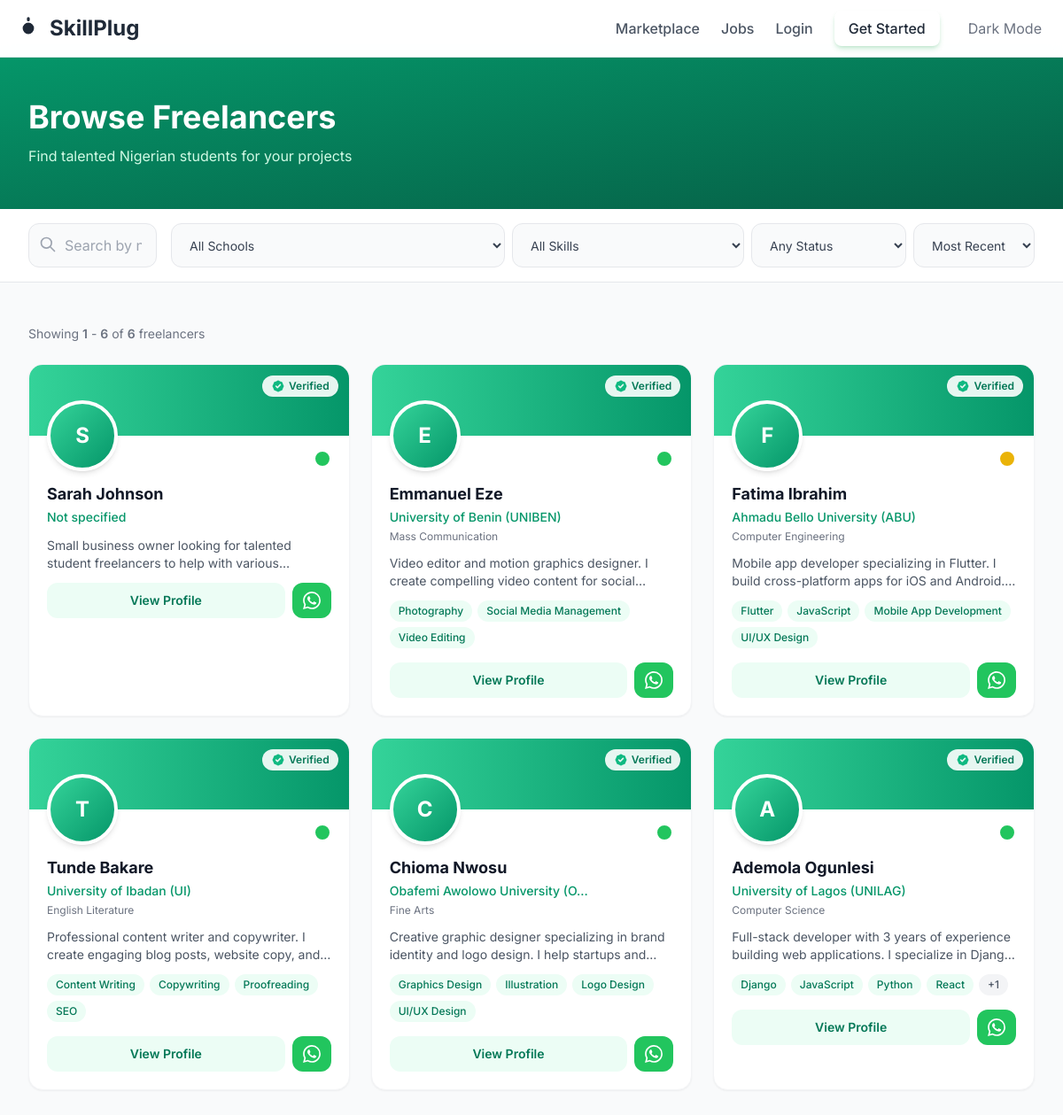
The app's page /marketplace/freelancers/ with its own data.
### apps/accounts/models.py (models this page shows, shortened)
class User(AbstractUser):
    ACCOUNT_TYPE_CHOICES = [
        ("student", "Student Freelancer"),
        ("client", "Client"),
        ("both", "Both"),
    ]
    AVAILABILITY_CHOICES = [
        ("available", "Available for Work"),
        ("busy", "Currently Busy"),
        ("not_available", "Not Available"),
    ]
    NIGERIAN_UNIVERSITIES = [
        ("unilag", "University of Lagos (UNILAG)"),
        ("ui", "University of Ibadan (UI)"),
        ("oau", "Obafemi Awolowo University (OAU)"),
        ("uniben", "University of Benin (UNIBEN)"),
        ("abu", "Ahmadu Bello University (ABU)"),
        ("unn", "University of Nigeria, Nsukka (UNN)"),
        ("lautech", "Ladoke Akintola University (LAUTECH)"),
        ("covenant", "Covenant University"),
        ("babcock", "Babcock University"),
        ("futa", "Federal University of Technology, Akure (FUTA)"),
        ("futo", "Federal University of Technology, Owerri (FUTO)"),
        ("lasu", "Lagos State University (LASU)"),
        ("eksu", "Ekiti State University (EKSU)"),
        ("other", "Other Institution"),
    ]
    email = models.EmailField(unique=True)
    full_name = models.CharField(max_length=200, blank=True)
    account_type = models.CharField(
        max_length=10,
        choices=ACCOUNT_TYPE_CHOICES,
        default="student",
    )
    school = models.CharField(
        max_length=50,
        choices=NIGERIAN_UNIVERSITIES,
        blank=True,
    )
    department = models.CharField(max_length=200, blank=True)
    bio = models.TextField(
        max_length=1000,
        blank=True,
        help_text="Tell clients about yourself, your skills and experience",
    )
    whatsapp = models.CharField(
        max_length=20,
        blank=True,
        help_text="WhatsApp number with country code (e.g., 2348012345678)",
    )
    skills = models.ManyToManyField(Skill, blank=True, related_name="users")
    profile_image = models.ImageField(
        upload_to="profiles/",
        blank=True,
        null=True,
        help_text="Upload a professional photo",
    )
    availability_status = models.CharField(
        max_length=15,
        choices=AVAILABILITY_CHOICES,
        default="available",
    )
    verified = models.BooleanField(default=False)
    verification_doc = models.ImageField(
        upload_to="verification/",
        blank=True,
        null=True,
        help_text="Upload student ID card for verification",
    )
    verification_date = models.DateTimeField(blank=True, null=True)
    profile_complete = models.BooleanField(default=False)
    date_joined = models.DateTimeField(auto_now_add=True)
    updated_at = models.DateTimeField(auto_now=True)
    saved_freelancers = models.ManyToManyField(
        "self",
        symmetrical=False,
        blank=True,
        related_name="saved_by",
    )
    dark_mode = models.BooleanField(default=False)
    USERNAME_FIELD = "email"
    REQUIRED_FIELDS = ["username"]
    class Meta:
        ordering = ["-date_joined"]
        verbose_name = "User"
        verbose_name_plural = "Users"
    def get_absolute_url(self):
        return reverse("freelancer_detail", kwargs={"username": self.username})
    @property
    def whatsapp_link(self):
        if self.whatsapp:
            from django.conf import settings
            message = getattr(settings, "WHATSAPP_DEFAULT_MESSAGE", "Hi! I found you on SkillPlug.")
            return f"https://wa.me/{self.whatsapp}?text={message.replace(' ', '%20')}"
        return ""
    @property
    def display_name(self):
        return self.full_name or self.username or self.email.split("@")[0]
    @property
    def school_display(self):
        for code, name in self.NIGERIAN_UNIVERSITIES:
            if code == self.school:
                return name
        return self.school or "Not specified"

class Skill(models.Model):
    name = models.CharField(max_length=100, unique=True)
    description = models.TextField(blank=True)
    icon = models.CharField(max_length=50, blank=True, help_text="Emoji or icon class")
    is_active = models.BooleanField(default=True)
    created_at = models.DateTimeField(auto_now_add=True)
    class Meta:
        ordering = ["name"]
        verbose_name = "Skill"
        verbose_name_plural = "Skills"

### apps/marketplace/views.py (the view, shortened to what this page needs)
# urls.py: path("freelancers/", views.FreelancerListView.as_view(), name="freelancer_list"),
class FreelancerListView(ListView):
    model = User
    template_name = "marketplace/freelancer_list.html"
    context_object_name = "freelancers"
    paginate_by = 12
    def get_queryset(self):
        queryset = User.objects.filter(
            profile_complete=True,
        ).prefetch_related("skills").annotate(
            avg_rating=Avg("reviews_received__rating"),
            review_count=Count("reviews_received"),
        )
        search = self.request.GET.get("search", "")
        school = self.request.GET.get("school", "")
        if school:
            queryset = queryset.filter(school=school)
        skill = self.request.GET.get("skill", "")
        if skill:
            queryset = queryset.filter(skills__name=skill)
        availability = self.request.GET.get("availability", "")
        if availability:
            queryset = queryset.filter(availability_status=availability)
        if self.request.GET.get("verified") == "true":
            queryset = queryset.filter(verified=True)
        sort = self.request.GET.get("sort", "recent")
        if sort == "rating":
            queryset = queryset.order_by("-avg_rating")
        elif sort == "name":
            queryset = queryset.order_by("full_name")
        else:
            queryset = queryset.order_by("-date_joined")
        return queryset
    def get_context_data(self, **kwargs):
        context = super().get_context_data(**kwargs)
        context["title"] = "Browse Freelancers"
        context["skills"] = Skill.objects.filter(is_active=True)
        context["universities"] = User.NIGERIAN_UNIVERSITIES
        context["availability_choices"] = User.AVAILABILITY_CHOICES
        query_params = self.request.GET.copy()
        if "page" in query_params:
            query_params.pop("page")
        context["query_params"] = query_params.urlencode()
        context["search_query"] = self.request.GET.get("search", "")
        return context

### apps/marketplace/context_processors.py (called while the page is built)
def marketplace_stats(request):
    return {
        "total_freelancers": User.objects.filter(profile_complete=True).count(),
        "total_verified": User.objects.filter(profile_complete=True, verified=True).count(),
        "popular_skills": Skill.objects.filter(is_active=True)[:8],
    }

### templates/marketplace/freelancer_list.html (shortened to what this page needs)
{% extends 'base.html' %}
{% block content %}
<section class="bg-gradient-to-br from-primary-600 to-primary-800 dark:from-gray-900 dark:to-primary-900 py-12">
    <div class="max-w-7xl mx-auto px-4 sm:px-6 lg:px-8">
        <h1 class="text-3xl md:text-4xl font-bold text-white mb-3">Browse Freelancers</h1>
        <p class="text-primary-100 max-w-xl">Find talented Nigerian students for your projects</p>
    </div>
</section>
<section class="bg-white dark:bg-gray-900 border-b border-gray-200 dark:border-gray-700 sticky top-16 z-30">
    <div class="max-w-7xl mx-auto px-4 sm:px-6 lg:px-8 py-4">
        <div class="flex flex-col lg:flex-row gap-4">
            <div class="flex-1 relative">
                <input type="text"
                       name="search"
                       value="{{ search_query }}"
                       hx-get="{% url 'freelancer_search' %}"
                       hx-trigger="keyup changed delay:300ms, search"
                       hx-target="#freelancer-results-container"
                       hx-indicator="#search-indicator"
                       placeholder="Search by name, skill, or keyword..."
                       class="w-full pl-10 pr-4 py-3 rounded-xl border border-gray-200 dark:border-gray-700 bg-gray-50 dark:bg-gray-800 text-gray-900 dark:text-white placeholder-gray-400 focus:outline-none focus:ring-2 focus:ring-primary-500 focus:border-transparent transition-all">
                <svg class="absolute left-3 top-3.5 w-5 h-5 text-gray-400" fill="none" stroke="currentColor" viewBox="0 0 24 24">
                    <path stroke-linecap="round" stroke-linejoin="round" stroke-width="2" d="M21 21l-6-6m2-5a7 7 0 11-14 0 7 7 0 0114 0z"/>
                </svg>
            </div>
            <form method="get" class="flex flex-wrap gap-2" id="filter-form">
                <select name="school" onchange="document.getElementById('filter-form').submit()" class="px-4 py-3 rounded-xl border border-gray-200 dark:border-gray-700 bg-gray-50 dark:bg-gray-800 text-sm text-gray-700 dark:text-gray-300 focus:outline-none focus:ring-2 focus:ring-primary-500 cursor-pointer">
                    <option value="">All Schools</option>
                </select>
                <select name="skill" onchange="document.getElementById('filter-form').submit()" class="px-4 py-3 rounded-xl border border-gray-200 dark:border-gray-700 bg-gray-50 dark:bg-gray-800 text-sm text-gray-700 dark:text-gray-300 focus:outline-none focus:ring-2 focus:ring-primary-500 cursor-pointer">
                    <option value="">All Skills</option>
                </select>
                <select name="availability" onchange="document.getElementById('filter-form').submit()" class="px-4 py-3 rounded-xl border border-gray-200 dark:border-gray-700 bg-gray-50 dark:bg-gray-800 text-sm text-gray-700 dark:text-gray-300 focus:outline-none focus:ring-2 focus:ring-primary-500 cursor-pointer">
                    <option value="">Any Status</option>
                </select>
                <select name="sort" onchange="document.getElementById('filter-form').submit()" class="px-4 py-3 rounded-xl border border-gray-200 dark:border-gray-700 bg-gray-50 dark:bg-gray-800 text-sm text-gray-700 dark:text-gray-300 focus:outline-none focus:ring-2 focus:ring-primary-500 cursor-pointer">
                    <option value="recent" {% if request.GET.sort == 'recent' %}selected{% endif %}>Most Recent</option>
                </select>
            </form>
        </div>
    </div>
</section>
<section class="py-8 md:py-12 bg-gray-50 dark:bg-gray-800/50 min-h-screen">
    <div class="max-w-7xl mx-auto px-4 sm:px-6 lg:px-8">
        <div id="freelancer-results-container">
            {% if page_obj.paginator.count > 0 %}
                <div class="flex items-center justify-between mb-6">
                    <p class="text-sm text-gray-500 dark:text-gray-400">
                        Showing <span class="font-semibold">{{ page_obj.start_index }}</span> - <span class="font-semibold">{{ page_obj.end_index }}</span> of <span class="font-semibold">{{ page_obj.paginator.count }}</span> freelancers
                    </p>
                </div>
                <div class="grid grid-cols-1 sm:grid-cols-2 lg:grid-cols-3 xl:grid-cols-4 gap-6">
                    {% for freelancer in freelancers %}
                        {% include 'partials/freelancer_card.html' with freelancer=freelancer %}
                    {% endfor %}
                </div>
            {% endif %}
        </div>
    </div>
</section>
{% endblock %}

### templates/partials/freelancer_card.html (shortened to what this page needs)
<div class="card-hover bg-white dark:bg-gray-800 rounded-2xl border border-gray-100 dark:border-gray-700 overflow-hidden shadow-sm hover:shadow-xl transition-all-300">
    <div class="h-20 bg-gradient-to-r from-primary-400 to-primary-600 relative">
        {% if freelancer.verified %}
            <div class="absolute top-3 right-3 bg-white/90 backdrop-blur-sm rounded-full px-2.5 py-1 flex items-center shadow-sm">
                <span class="text-xs font-semibold text-primary-700">Verified</span>
            </div>
        {% endif %}
    </div>
    <div class="px-5 pb-5 relative">
        <div class="-mt-10 mb-3 relative">
            {% if freelancer.profile_image %}
                <img src="{{ freelancer.profile_image.url }}" alt="{{ freelancer.display_name }}" class="w-20 h-20 rounded-full object-cover border-4 border-white dark:border-gray-800 shadow-md">
            {% else %}
                <div class="w-20 h-20 rounded-full bg-gradient-to-br from-primary-400 to-primary-600 border-4 border-white dark:border-gray-800 shadow-md flex items-center justify-center text-white text-2xl font-bold">
                    {{ freelancer.display_name|first|upper }}
                </div>
            {% endif %}
            <div class="absolute bottom-1 right-0 w-5 h-5 rounded-full border-2 border-white dark:border-gray-800 {% if freelancer.availability_status == 'available' %}bg-green-500{% elif freelancer.availability_status == 'busy' %}bg-yellow-500{% else %}bg-gray-400{% endif %}" title="{{ freelancer.get_availability_status_display }}"></div>
        </div>
        <h3 class="text-lg font-bold text-gray-900 dark:text-white mb-0.5 truncate">{{ freelancer.display_name }}</h3>
        <p class="text-sm text-primary-600 dark:text-primary-400 font-medium mb-1">{{ freelancer.school_display|truncatechars:30 }}</p>
        <p class="text-xs text-gray-500 dark:text-gray-400 mb-3">{{ freelancer.department|default:""|truncatechars:35 }}</p>
        {% if freelancer.bio %}
            <p class="text-sm text-gray-600 dark:text-gray-300 line-clamp-2 mb-3">{{ freelancer.bio }}</p>
        {% endif %}
        {% if freelancer.skills.exists %}
            <div class="flex flex-wrap gap-1.5 mb-4">
                {% for skill in freelancer.skills.all|slice:":4" %}
                    <span class="px-2.5 py-1 bg-primary-50 dark:bg-primary-900/30 text-primary-700 dark:text-primary-300 text-xs font-medium rounded-full">{{ skill.name }}</span>
                {% endfor %}
                {% with skill_count=freelancer.skills.count %}
                    {% if skill_count > 4 %}
                        <span class="px-2.5 py-1 bg-gray-100 dark:bg-gray-700 text-gray-600 dark:text-gray-300 text-xs font-medium rounded-full">+{{ skill_count|add:"-4" }}</span>
                    {% endif %}
                {% endwith %}
            </div>
        {% endif %}
        <div class="flex items-center gap-2">
            <a href="{{ freelancer.get_absolute_url }}" class="flex-1 text-center px-4 py-2.5 bg-primary-50 dark:bg-primary-900/30 text-primary-700 dark:text-primary-300 text-sm font-semibold rounded-xl hover:bg-primary-100 dark:hover:bg-primary-900/50 transition-colors">
                View Profile
            </a>
            {% if freelancer.whatsapp %}
                <a href="{{ freelancer.whatsapp_link }}" target="_blank" rel="noopener" class="shrink-0 px-3 py-2.5 bg-green-500 hover:bg-green-600 text-white rounded-xl transition-colors" title="Contact on WhatsApp">
                </a>
            {% endif %}
        </div>
    </div>
</div>

### templates/base.html (style rules this page uses)
* { font-family: 'Inter', system-ui, sans-serif; }
.transition-all-300 { transition: all 0.3s cubic-bezier(0.4, 0, 0.2, 1); }
.card-hover { transition: transform 0.2s ease, box-shadow 0.2s ease; }
.line-clamp-2 { display: -webkit-box; -webkit-line-clamp: 2; -webkit-box-orient: vertical; overflow: hidden; }
input, textarea, select { color-scheme: light; }

### records on screen
User: verified True (drawn), display_name|first "S", display_name "Sarah Johnson", school_display "Not specified", bio "Small business owner looking for talented student freelancers to help with…"
User: verified True (drawn), display_name|first "E", display_name "Emmanuel Eze", school_display "University of Benin (UNIBEN)", department "Mass Communication", bio "Video editor and motion graphics designer. I create compelling video content for…"
Skill: name "Photography"
Skill: name "Social Media Management"
Skill: name "Video Editing"
User: verified True (drawn), display_name|first "F", display_name "Fatima Ibrahim", school_display "Ahmadu Bello University (ABU)", department "Computer Engineering", bio "Mobile app developer specializing in Flutter. I build cross-platform apps for iOS and…"
Skill: name "Flutter"
Skill: name "JavaScript"
Skill: name "Mobile App Development"
Skill: name "UI/UX Design"
User: verified True (drawn), display_name|first "T", display_name "Tunde Bakare", school_display "University of Ibadan (UI)", department "English Literature", bio "Professional content writer and copywriter. I create engaging blog posts, website copy,…"
Skill: name "Content Writing"
Skill: name "Copywriting"
Skill: name "Proofreading"
Skill: name "SEO"
User: verified True (drawn), display_name|first "C", display_name "Chioma Nwosu", school_display "Obafemi Awolowo University (O…", department "Fine Arts", bio "Creative graphic designer specializing in brand identity and logo design. I help startups…"
Skill: name "Graphics Design"
Skill: name "Illustration"
Skill: name "Logo Design"
User: verified True (drawn), display_name|first "A", display_name "Ademola Ogunlesi", school_display "University of Lagos (UNILAG)", department "Computer Science", bio "Full-stack developer with 3 years of experience building web applications. I specialize in…", skills.count|add "1"
Skill: name "Django"
Skill: name "Python"
Skill: name "React"

### other values on screen
{{ page_obj.start_index }} "1"
{{ page_obj.end_index }} "6"
{{ page_obj.paginator.count }} "6"
